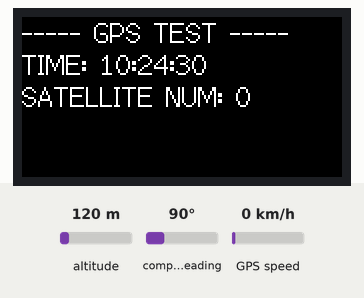
Recording of a sketch running on a simulated ESP32. On the bench: 160×80 colour display. Inputs (shaded band) come from the test bench; at power-on: altitude 120 m, compass heading 90°, GPS speed 0 km/h. The GPS gets a fix after 3 s at 37.7749, -122.4194 with 8 satellites.

Above: at 0.2 s.
At 4.5 s:
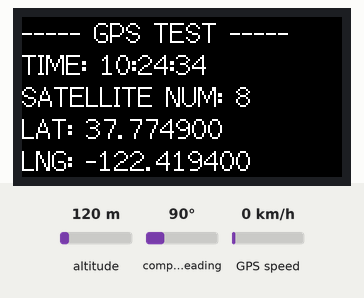
At 9.9 s:
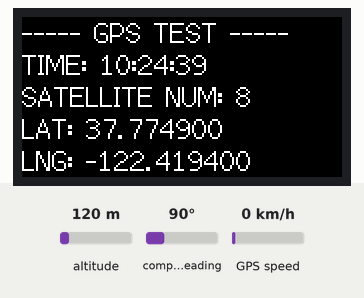
At 19.5 s:
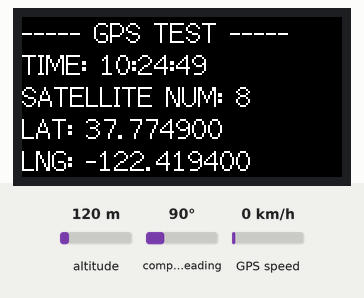
At 28.1 s:
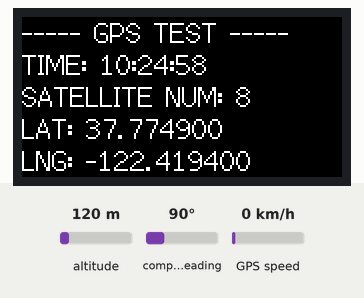
At 38.8 s:
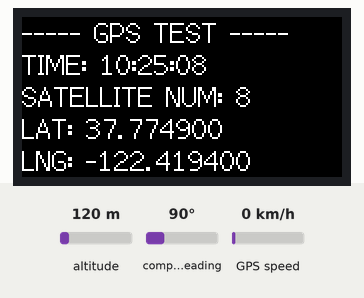

Measured:
- what the display in image 0 shows lasts 1.0 s, from 0.2 s to 1.2 s

The sketch:

GPS_IR.ino
```cpp
#include <M5StickC.h>
#include <TinyGPSPlus.h>

HardwareSerial GPSRaw(2);
TinyGPSPlus gps;
RTC_TimeTypeDef TimeStruct;
int cnt = 0;

void setup() {
  M5.begin();
  M5.Lcd.setRotation(3);
  GPSRaw.begin(9600, SERIAL_8N1, 33, 32);
  while (GPSRaw.available() > 0) {
    if (gps.encode(GPSRaw.read())) break;
  }
  M5.Lcd.printf("RTC Setting...");

  TimeStruct.Hours = gps.time.hour();
  TimeStruct.Minutes = gps.time.minute();
  TimeStruct.Seconds = gps.time.second();
  M5.Rtc.SetTime(&TimeStruct);
}

void loop() {
  M5.Lcd.setCursor(0, 0, 2);
  M5.Lcd.fillScreen(BLACK);
  M5.Lcd.printf("----- GPS TEST -----\n");
  while (GPSRaw.available() > 0) {
    if (gps.encode(GPSRaw.read())) {
      break;
    }
  }
  int timediff = 9;
  if (gps.time.isValid()) {
    M5.Lcd.printf("TIME: %02d:%02d:%02d\n", gps.time.hour(), gps.time.minute(), gps.time.second());
    // Serial.println(gps.time.value());
  }
  if (gps.satellites.isValid()) {
    M5.Lcd.printf("SATELLITE NUM: %d\n", gps.satellites.value());
  }
  if (gps.location.isValid()) {
    M5.Lcd.printf("LAT: %.6f\n", gps.location.lat());
    M5.Lcd.printf("LNG: %.6f\n", gps.location.lng());
  }
  /*Serial.printf("%d\t", gps.time.value());
  M5.Rtc.GetTime(&TimeStruct);
  Serial.printf("%02d:%02d:%02d\n", TimeStruct.Hours, TimeStruct.Minutes, TimeStruct.Seconds);*/
  delay(500);
}
```
